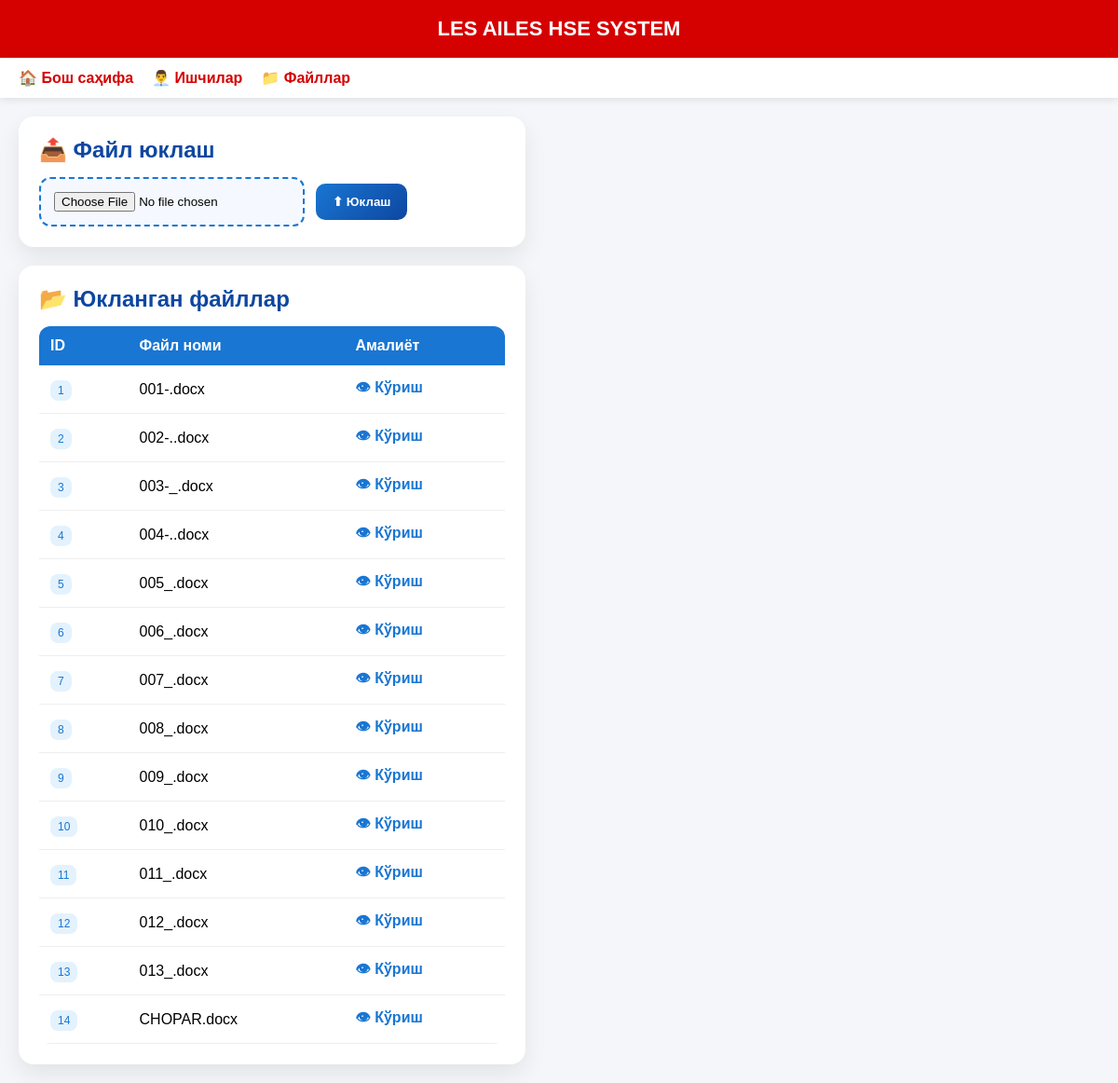
Screenshot of /upload with the database file from the repository.
### tables this page shows
CREATE TABLE files (
        id INTEGER PRIMARY KEY AUTOINCREMENT,
        filename TEXT NOT NULL
    );

### app.py (the view, shortened to what this page needs)
@app.route("/upload", methods=["GET", "POST"])
def upload_file():
    conn = sqlite3.connect("database.db")
    cur = conn.cursor()
    cur.execute("SELECT id, filename FROM files")
    files = cur.fetchall()
    conn.close()
    return render_template("upload.html", files=files)

### templates/upload.html (shortened to what this page needs)
{% extends "base.html" %}
{% block content %}
<div class="page">
    <div class="card">
        <h2>📤 Файл юклаш</h2>
        <form method="POST" enctype="multipart/form-data" class="upload-area">
            <input type="file" name="file" required>
            <button class="btn" type="submit">
                ⬆ Юклаш
            </button>
        </form>
    </div>
    <div class="card">
        <h2>📂 Юкланган файллар</h2>
        <table>
            <tr>
                <th>ID</th>
                <th>Файл номи</th>
                <th>Амалиёт</th>
            </tr>
            {% for file in files %}
            <tr>
                <td><span class="badge">{{ file[0] }}</span></td>
                <td>{{ file[1] }}</td>
                <td>
                    <a href="/uploads/{{ file[1] }}" target="_blank">
                        👁 Кўриш
                    </a>
                </td>
            </tr>
            {% endfor %}
        </table>
    </div>
</div>
{% endblock %}

### templates/base.html (shortened to what this page needs)
<!DOCTYPE html>
<html>
<head>
</head>
<body>
<div class="header">
    LES AILES HSE SYSTEM
</div>
<div class="menu">
    <a href="/">🏠 Бош саҳифа</a>
    <a href="/employees">👨‍💼 Ишчилар</a>
    <a href="/upload">📁 Файллар</a>
</div>
<div class="container">
    {% block content %}{% endblock %}
</div>
</body>
</html>

### templates/base.html (style rules this page uses)
body { margin:0; font-family: Arial, sans-serif; background:#f4f6f9; }
.header { background:#d50000; color:white; padding:18px; text-align:center; font-size:22px; font-weight:bold; }
.menu { background:#ffffff; display:flex; gap:20px; padding:12px 20px; box-shadow:0 2px 8px rgba(0,0,0,0.1); }
.menu a { text-decoration:none; color:#d50000; font-weight:bold; }
.container { padding:20px; }
.card { background:white; padding:20px; border-radius:10px; box-shadow:0 2px 10px rgba(0,0,0,0.1); max-width:500px; }
.btn { background:#d50000; color:white; padding:8px 14px; border:none; border-radius:6px; cursor:pointer; }

### templates/upload.html (style rules this page uses)
.page { display:flex; flex-direction:column; gap:20px; }
.card { background:#ffffff; border-radius:16px; padding:22px; box-shadow:0 10px 25px rgba(0,0,0,0.08); }
h2 { margin:0 0 15px 0; color:#0d47a1; display:flex; align-items:center; gap:8px; }
.upload-area { display:flex; gap:12px; align-items:center; flex-wrap:wrap; }
input[type="file"] { border:2px dashed #1976d2; padding:14px; border-radius:12px; background:#f5f9ff; cursor:pointer; }
.btn { padding:12px 18px; background:linear-gradient(135deg,#1976d2,#0d47a1); color:white; border:none; border-radius:10px; cursor:pointer; font-weight:bold; transition:0.3s; }
table { width:100%; border-collapse:collapse; overflow:hidden; border-radius:12px; }
th { background:#1976d2; color:white; padding:12px; text-align:left; }
td { padding:12px; border-bottom:1px solid #eee; }
a { text-decoration:none; color:#1976d2; font-weight:bold; }
.badge { background:#e3f2fd; padding:4px 8px; border-radius:8px; font-size:12px; color:#1976d2; }

### rows the page displays
files: id "1", filename "001-.docx"
files: id "2", filename "002-..docx"
files: id "3", filename "003-_.docx"
files: id "4", filename "004-..docx"
files: id "5", filename "005_.docx"
files: id "6", filename "006_.docx"
files: id "7", filename "007_.docx"
files: id "8", filename "008_.docx"
files: id "9", filename "009_.docx"
files: id "10", filename "010_.docx"
files: id "11", filename "011_.docx"
files: id "12", filename "012_.docx"
files: id "13", filename "013_.docx"
files: id "14", filename "CHOPAR.docx"
